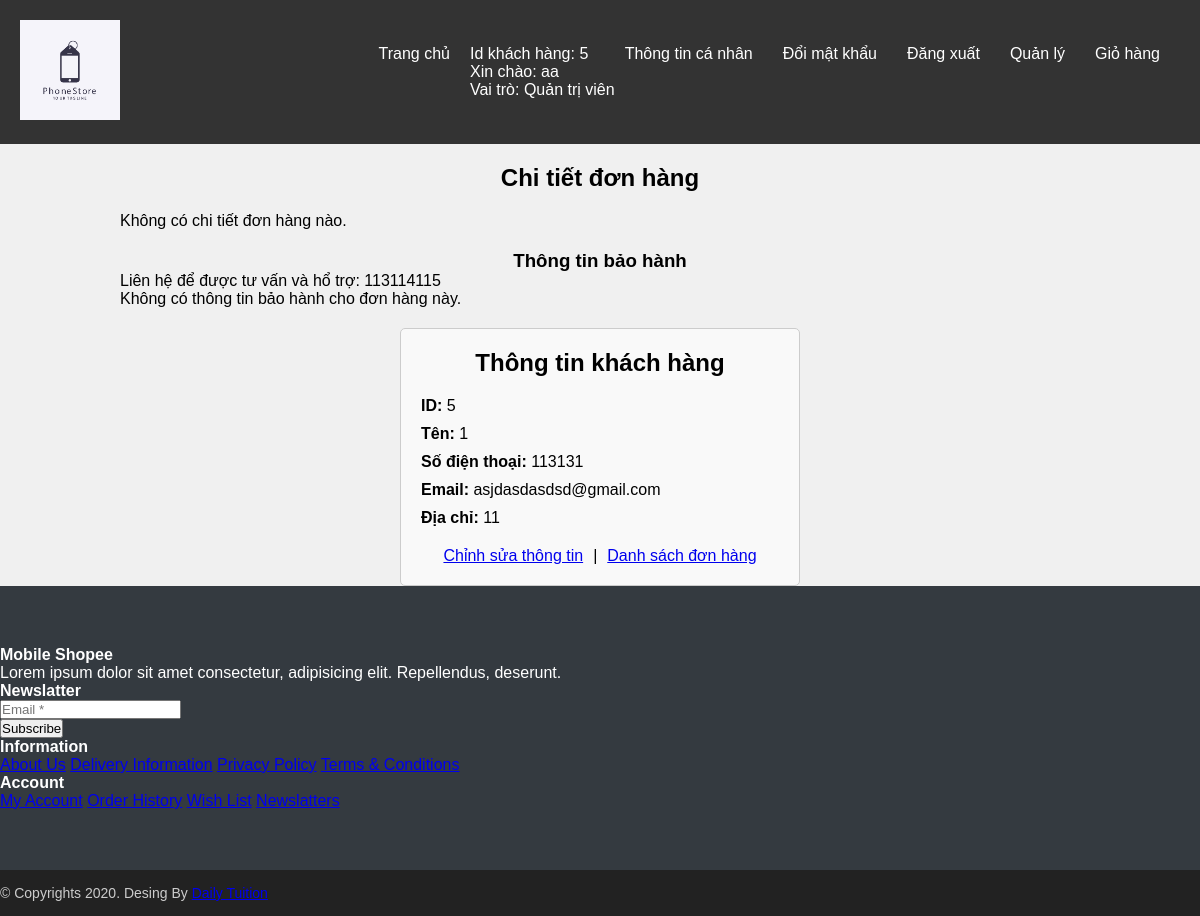
The app's page /user/index.php?ctrl=customerUserController&action=viewOrderDetail&id=155 (signed in), older data.
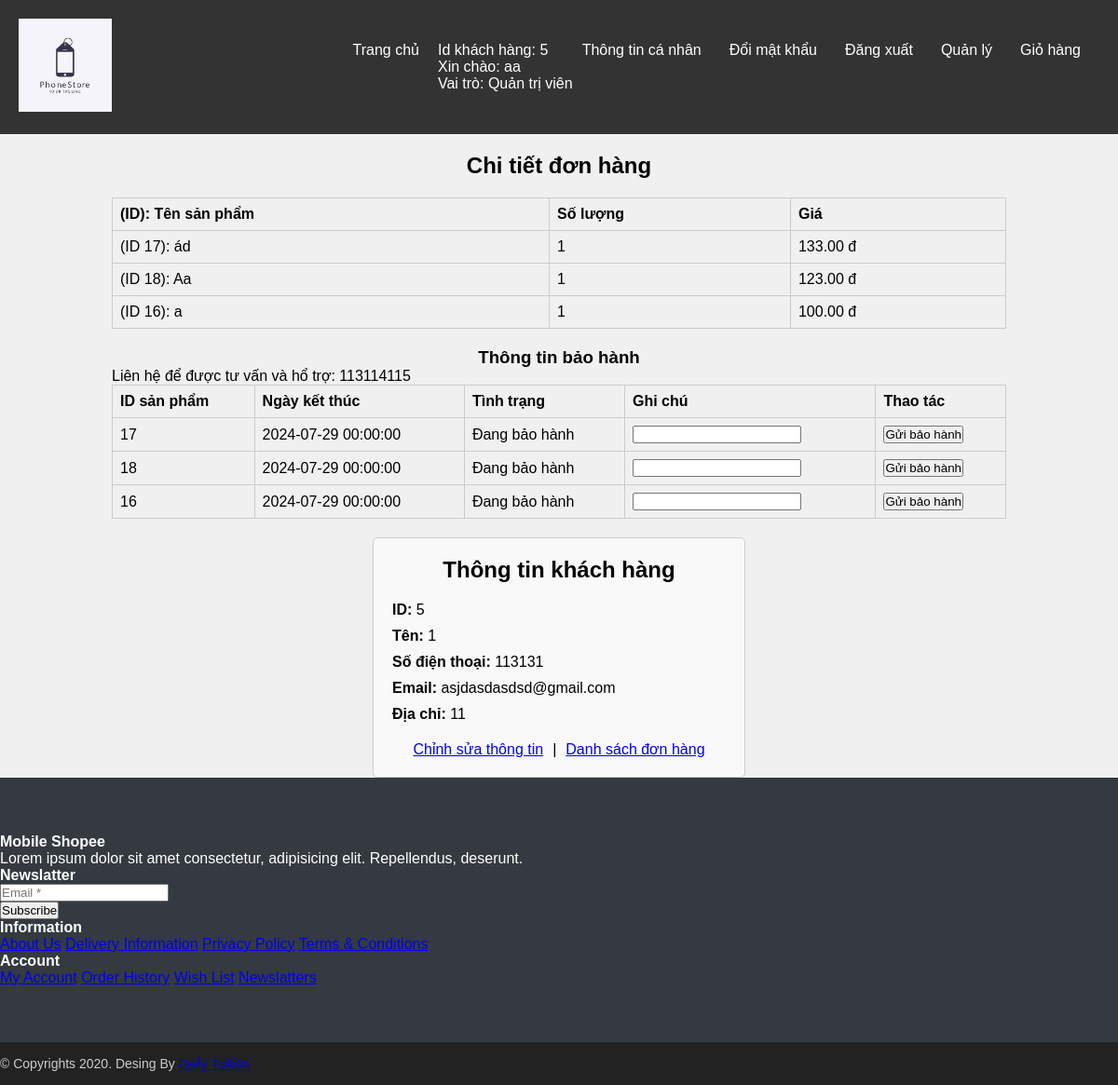
The same page, newer data.
### tables this page shows
CREATE TABLE `khach_hang` (
  `id` int(11) NOT NULL,
  `ten` varchar(255) DEFAULT NULL,
  `so_dien_thoai` varchar(20) DEFAULT NULL,
  `email` varchar(255) DEFAULT NULL,
  `dia_chi` varchar(255) DEFAULT NULL,
  `id_nguoi_dung` int(11) DEFAULT NULL
);

CREATE TABLE `chi_tiet_don_hang` (
  `id` int(11) NOT NULL,
  `id_don_hang` int(11) DEFAULT NULL,
  `id_san_pham` int(11) DEFAULT NULL,
  `so_luong` int(11) DEFAULT NULL,
  `gia` decimal(10,2) DEFAULT NULL
);

CREATE TABLE `san_pham` (
  `id` int(11) NOT NULL,
  `ten` varchar(255) DEFAULT NULL,
  `anh` varchar(255) DEFAULT NULL,
  `id_danh_muc` int(11) DEFAULT NULL,
  `gia` decimal(10,3) DEFAULT NULL,
  `so_luong` int(11) DEFAULT NULL,
  `mo_ta` text DEFAULT NULL
);

CREATE TABLE `phieu_bao_hanh` (
  `id` int(11) NOT NULL,
  `id_san_pham` int(11) DEFAULT NULL,
  `id_don_hang` int(11) DEFAULT NULL,
  `ngay_lap` datetime DEFAULT NULL,
  `ngay_het_han` datetime DEFAULT NULL,
  `tinh_trang` varchar(255) DEFAULT NULL,
  `ghi_chu` text DEFAULT NULL
);

### lib/session.php (called while the page is built, shortened)
<?php
class Session
{
    public static function getSessionValue($key)
    {
        if (isset($_SESSION[$key])) {
            return $_SESSION[$key];
        } else {
            return null;
        }
    }
}

### lib/database.php (called while the page is built, shortened)
<?php
class Database
{
    private $host = "localhost";
    private $username = "root";
    private $password = "";
    private $database = "phonestore";
    private $conn;
    public function __construct()
    {
        $this->conn = $this->connectDB();
    }
    private function connectDB()
    {
        $conn = mysqli_connect($this->host, $this->username, $this->password, $this->database);
        return $conn;
    }
    public function select($query)
    {
        $result = mysqli_query($this->conn, $query);
        if ($result) {
            $data = mysqli_fetch_all($result, MYSQLI_ASSOC);
            return $data;
        } else {
            die(mysqli_error($this->conn));
        }
    }
}

### user/model/customerUserModel.php (called while the page is built, shortened)
<?php
class customerUserModel
{
    private $db;
    public function __construct()
    {
        $this->db = new Database();
    }
    public function getCustomerByIdNguoiDung()
    {
        $id_nguoi_dung = Session::getSessionValue('login_id');
        $sql = "SELECT * FROM khach_hang WHERE id_nguoi_dung = $id_nguoi_dung";
        $result = $this->db->select($sql);
        return $result;
    }
    public function getOrderDetailsByOrderId($id_don_hang)
    {
        $query = "SELECT chi_tiet_don_hang.*,san_pham.ten AS ten_san_pham
              FROM chi_tiet_don_hang
              JOIN san_pham ON chi_tiet_don_hang.id_san_pham = san_pham.id
              where id_don_hang = $id_don_hang";;
        return $this->db->select($query);
    }
}

### user/model/cartModel.php (called while the page is built, shortened)
<?php
class CartModel
{
    private $db;
    public function __construct()
    {
        $this->db = new Database();
    }
    public function getWarrantyInfoByOrderId($id_don_hang)
    {
        $query = "SELECT * FROM phieu_bao_hanh WHERE id_don_hang = $id_don_hang";
        $result = $this->db->select($query);
        return $result;
    }
}

### user/view/orderDetailUserView.php (the view, shortened to what this page needs)
<!DOCTYPE html>
<html lang="vi">
<head>
</head>
<body>
    <div class="order-details">
        <h2>Chi tiết đơn hàng</h2>
        <?php if (!empty($orderDetails)) : ?>
            <table>
                <thead>
                    <tr>
                        <th>(ID): Tên sản phẩm</th>
                        <th>Số lượng</th>
                        <th>Giá</th>
                    </tr>
                </thead>
                <tbody>
                    <?php foreach ($orderDetails as $orderDetail) : ?>
                        <tr>
                            <td><?php echo '(ID ' . $orderDetail['id_san_pham'] . "): " . $orderDetail['ten_san_pham']; ?></td>
                            <td><?php echo $orderDetail['so_luong']; ?></td>
                            <td><?php echo $orderDetail['gia'] . ' đ'; ?></td>
                        </tr>
                    <?php endforeach; ?>
                </tbody>
            </table>
        <?php else : ?>
            <p>Không có chi tiết đơn hàng nào.</p>
        <?php endif; ?>
        <div class="warranty-info">
            <h3>Thông tin bảo hành</h3>
            <p>Liên hệ để được tư vấn và hổ trợ: 113114115</p>
            <?php if (!empty($warrantyInfo)) : ?>
                <table>
                    <thead>
                        <tr>
                            <th> ID sản phẩm </th>
                            <th>Ngày kết thúc</th>
                            <th>Tình trạng</th>
                            <th>Ghi chú</th>
                            <th>Thao tác</th>
                        </tr>
                    </thead>
                    <tbody>
                        <?php foreach ($warrantyInfo as $warranty) : ?>
                            <tr>
                                <td><?php echo $warranty['id_san_pham']; ?></td>
                                <td><?php echo $warranty['ngay_het_han']; ?></td>
                                <td><?php echo $warranty['tinh_trang']; ?></td>
                                <td>
                                    <form action="index.php?ctrl=customerUserController&action=updateWarrantyInfo&id=<?php echo $warranty['id_don_hang']; ?>" method="post">
                                        <?php
                                        if ($warranty['tinh_trang'] == 'Chờ xử lý' || $warranty['tinh_trang'] == 'Hết hạn bảo hành') {
                                            echo '<input type="text" name="ghi_chu" value="' . $warranty['ghi_chu'] . '" required disabled>';
                                        } else {
                                            echo '<input type="text" name="ghi_chu" value="' . $warranty['ghi_chu'] . '" required>';
                                        }
                                        ?>
                                </td>
                                <td>
                                    <?php
                                    if ($warranty['tinh_trang'] == 'Chờ xử lý' ||  $warranty['tinh_trang'] == 'Hết hạn bảo hành') {
                                        echo '<input type="submit" value="Gửi bảo hành" disabled>';
                                    } else {
                                        echo '<input type="submit" value="Gửi bảo hành">';
                                    }
                                    ?>
                                </td>
                            </tr>
                        <?php endforeach; ?>
                    </tbody>
                </table>
            <?php else : ?>
                <p>Không có thông tin bảo hành cho đơn hàng này.</p>
            <?php endif; ?>
        </div>
    </div>
</body>
</html>

### user/index.php (shortened to what this page needs)
<?php
include(__DIR__ . '/../lib/session.php');
include(__DIR__ . '/../lib/database.php');
?>
<!DOCTYPE html>
<html lang="vi">
<head>
    <link rel="stylesheet" href="https://code.jquery.com/ui/1.12.1/themes/base/jquery-ui.css">
    <link rel="stylesheet" href="style/homeStyle.css">
</head>
<body>
    <div class="header">
        <a href="" class="logo">
            <img src="../image/logo.jpg" alt="" height=100px width=100px>
        </a>
        <div class="menu">
            <ul class="menu-list">
                <li><a href="index.php?ctrl=productControllerUser" class="menu-item">Trang chủ</a></li>
                <?php
                $ten_dang_nhap = Session::getSessionValue('ten_dang_nhap');
                $id_khach_hang = Session::getSessionValue('id_khach_hang');
                $vai_tro = Session::getSessionValue('vai_tro');
                if ($ten_dang_nhap) {
                    echo 'Id khách hàng: ' . $id_khach_hang . '<br>';
                    echo 'Xin chào: ' . $ten_dang_nhap  . '<br>';
                    echo 'Vai trò: ' . $vai_tro . '<br>';
                    echo '<li><a href="index.php?ctrl=customerUserController" class="menu-item" >Thông tin cá nhân</a></li>';
                    echo '<li><a href="/login/index.php?ctrl=loginController&action=viewChangePassword" class="menu-item">Đổi mật khẩu</a></li>';
                    echo '<li><a href="/login/index.php?ctrl=loginController&action=logout" class="menu-item" >Đăng xuất</a></li>';
                    if ($vai_tro !== 'Khách hàng') {
                        echo '<li><a href="/admin/index.php" class="menu-item">Quản lý</a></li>';
                    }
                } else {
                    echo '<li><a href="/login/index.php?ctrl=loginController" class="menu-item">Đăng nhập</a></li>';
                }
                ?>
                <li> <a href="index.php?ctrl=cartController&action=showCart" class="menu-item">Giỏ hàng</a></li>
            </ul>
        </div>
    </div>
    <div class="content">
        <?php
        if (!isset($_GET['ctrl'])) {
            include 'controller/productControllerUser.php';
        } else {
            $ctrl = $_GET['ctrl'];
            include 'controller/' . $ctrl . '.php';
        }
        ?>
    </div>
    <footer id="footer" class="bg-dark text-white py-5">
        <div class="container">
            <div class="row">
                <div class="col-lg-3 col-12">
                    <h4 class="font-rubik font-size-20">Mobile Shopee</h4>
                    <p class="font-size-14 font-rale text-white-50">Lorem ipsum dolor sit amet consectetur, adipisicing elit. Repellendus, deserunt.</p>
                </div>
                <div class="col-lg-4 col-12">
                    <h4 class="font-rubik font-size-20">Newslatter</h4>
                    <form class="form-row">
                        <div class="col">
                            <input type="text" class="form-control" placeholder="Email *">
                        </div>
                        <div class="col">
                            <button type="submit" class="btn btn-primary mb-2">Subscribe</button>
                        </div>
                    </form>
                </div>
                <div class="col-lg-2 col-12">
                    <h4 class="font-rubik font-size-20">Information</h4>
                    <div class="d-flex flex-column flex-wrap">
                        <a href="#" class="font-rale font-size-14 text-white-50 pb-1">About Us</a>
                        <a href="#" class="font-rale font-size-14 text-white-50 pb-1">Delivery Information</a>
                        <a href="#" class="font-rale font-size-14 text-white-50 pb-1">Privacy Policy</a>
                        <a href="#" class="font-rale font-size-14 text-white-50 pb-1">Terms & Conditions</a>
                    </div>
                </div>
                <div class="col-lg-2 col-12">
                    <h4 class="font-rubik font-size-20">Account</h4>
                    <div class="d-flex flex-column flex-wrap">
                        <a href="#" class="font-rale font-size-14 text-white-50 pb-1">My Account</a>
                        <a href="#" class="font-rale font-size-14 text-white-50 pb-1">Order History</a>
                        <a href="#" class="font-rale font-size-14 text-white-50 pb-1">Wish List</a>
                        <a href="#" class="font-rale font-size-14 text-white-50 pb-1">Newslatters</a>
                    </div>
                </div>
            </div>
        </div>
    </footer>
    <div class="copyright text-center bg-dark text-white py-2">
        <p class="font-rale font-size-14">&copy; Copyrights 2020. Desing By <a href="#" class="color-second">Daily Tuition</a></p>
    </div>
</body>
</html>

### user/controller/customerUserController.php (shortened to what this page needs)
<?php
include(__DIR__ . '/../model/customerUserModel.php');
include(__DIR__ . '/../model/cartModel.php');
class CustomerUserController
{
    private $customerModel;
    private $cartModel;
    public function __construct()
    {
        $this->customerModel = new customerUserModel();
        $this->cartModel = new CartModel();
    }
    public function viewCustomerInfo()
    {
        $customer = $this->customerModel->getCustomerByIdNguoiDung();
        include __DIR__ . '/../view/infoUser.php';
    }
    public function viewOrderDetail()
    {
        if (isset($_GET['id'])) {
            $id = $_GET['id'];
            $orderDetails = $this->customerModel->getOrderDetailsByOrderId($id);
            $warrantyInfo = $this->cartModel->getWarrantyInfoByOrderId($id);
            include __DIR__ . '/../view/orderDetailUserView.php';
        }
    }
}
$action = 'index';
if (isset($_GET['action'])) {
    $action = $_GET['action'];
}
$customerUserController = new CustomerUserController();
switch ($action) {
    case 'viewOrderDetail':
        $customerUserController->viewOrderDetail();
    default:
        $customerUserController->viewCustomerInfo();
}

### user/view/infoUser.php (shortened to what this page needs)
<!DOCTYPE html>
<html lang="vi">
<head>
</head>
<body>
    <div class="customer-info">
        <h2>Thông tin khách hàng</h2>
        <?php
        $customerData = $customer[0];
        echo '<ul>';
        echo '<li><label>ID:</label> ' . $customerData['id'] . '</li>';
        echo '<li><label>Tên:</label> ' . $customerData['ten'] . '</li>';
        echo '<li><label>Số điện thoại:</label> ' . $customerData['so_dien_thoai'] . '</li>';
        echo '<li><label>Email:</label> ' . $customerData['email'] . '</li>';
        echo '<li><label>Địa chỉ:</label> ' . $customerData['dia_chi'] . '</li>';
        echo '</ul>';
        ?>
        <div style="display: flex; justify-content: center; margin-top: 20px;">
            <a href="index.php?ctrl=customerUserController&action=showUpdateCustomerForm&id=<?php echo $customer[0]['id']; ?>">Chỉnh sửa thông tin</a>
            <span style="margin: 0 10px;">|</span>
            <a href="index.php?ctrl=customerUserController&action=viewOrderList">Danh sách đơn hàng</a>
        </div>
    </div>
</body>
</html>

### user/style/homeStyle.css (style rules this page uses)
* { margin: 0; padding: 0; box-sizing: border-box; }
body { font-family: Arial, sans-serif; background-color: #f0f0f0; }
.header { background-color: #333; color: #fff; padding: 20px; display: flex; justify-content: space-between; align-items: center; }
.logo img { height: 100px; width: 100px; }
.menu ul { list-style-type: none; display: flex; }
.menu-item { text-decoration: none; color: #fff; padding: 10px; margin-right: 10px; }
#footer { background-color: #343a40; color: #fff; padding: 60px 0; }
.copyright { background-color: #222; color: #ccc; padding: 15px 0; font-size: 14px; }

### user/view/orderDetailUserView.php (style rules this page uses)
.order-details { width: 80%; margin: 20px auto; }
.order-details h2 { text-align: center; margin-bottom: 20px; }
.order-details table { width: 100%; border-collapse: collapse; }
.order-details th, .order-details td { border: 1px solid #ccc; padding: 8px; text-align: left; }
.warranty-info { margin-top: 20px; }
.warranty-info h3 { text-align: center; }

### user/view/infoUser.php (style rules this page uses)
.customer-info { width: 400px; margin: 0 auto; padding: 20px; border: 1px solid #ccc; border-radius: 5px; background-color: #f9f9f9; }
.customer-info h2 { text-align: center; margin-bottom: 20px; }
.customer-info ul { list-style-type: none; padding: 0; }
.customer-info li { margin-bottom: 10px; }
.customer-info label { font-weight: bold; }

Row changes from the older to the newer data that the page shows:
added chi_tiet_don_hang: id_san_pham "17", id_san_pham.ten "ád", so_luong "1", gia "133.00"
added chi_tiet_don_hang: id_san_pham "18", id_san_pham.ten "Aa", so_luong "1", gia "123.00"
added chi_tiet_don_hang: id_san_pham "16", id_san_pham.ten "a", so_luong "1", gia "100.00"
added phieu_bao_hanh: id_san_pham "17", ngay_het_han "2024-07-29 00:00:00", tinh_trang "Đang bảo hành"
added phieu_bao_hanh: id_san_pham "18", ngay_het_han "2024-07-29 00:00:00", tinh_trang "Đang bảo hành"
added phieu_bao_hanh: id_san_pham "16", ngay_het_han "2024-07-29 00:00:00", tinh_trang "Đang bảo hành"
Text that changed along with them:
text no longer shown: "Không có chi tiết đơn hàng nào. Không có thông tin bảo hành cho đơn hàng này."
text now shown: "(ID): Tên sản phẩm Số lượng Giá ID sản phẩm Ngày kết thúc Tình trạng Ghi chú Thao tác"
